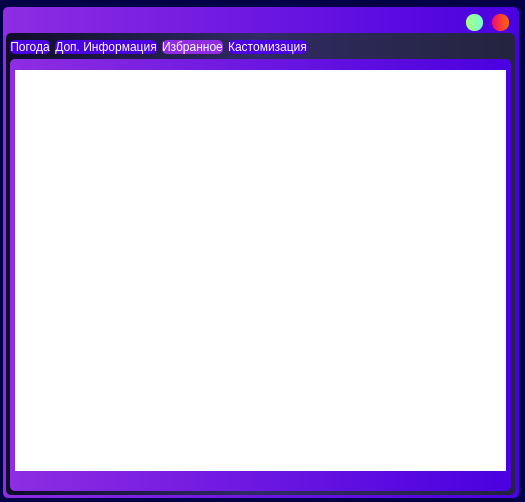
<?xml version="1.0" encoding="UTF-8"?>
<ui version="4.0">
 <class>MainWindow</class>
 <widget class="QMainWindow" name="MainWindow">
  <property name="geometry">
   <rect>
    <x>0</x>
    <y>0</y>
    <width>525</width>
    <height>502</height>
   </rect>
  </property>
  <property name="windowTitle">
   <string>MainWindow</string>
  </property>
  <property name="styleSheet">
   <string notr="true">QMainWindow
{
	background-color: #000046
}


QWidget
{
	border-radius: 10px;
}

QLable
{
	color: white;
}

QPushButton
{
	background-color: Black;
	color: white;
	border-radius: 5px;
}

QPushButton::hover
{
	background-color: rgba(63, 94, 251, 255);
	color: white;
	border-radius: 5px;
	min-width: 40ex;
	min-height: 10ex;
}

QRadioButton
{
	color: white;
}</string>
  </property>
  <widget class="QWidget" name="centralwidget">
   <widget class="QFrame" name="frame">
    <property name="geometry">
     <rect>
      <x>3</x>
      <y>7</y>
      <width>516</width>
      <height>491</height>
     </rect>
    </property>
    <property name="styleSheet">
     <string notr="true">QFrame {
	background-color: qlineargradient(spread:pad, x1:0, y1:0, x2:1, y2:0, stop:0 rgba(142, 45, 226, 255), stop:1 rgba(74, 0, 224, 255));
	border-radius: 5px
}</string>
    </property>
    <property name="frameShape">
     <enum>QFrame::StyledPanel</enum>
    </property>
    <property name="frameShadow">
     <enum>QFrame::Raised</enum>
    </property>
    <widget class="QWidget" name="gridLayoutWidget">
     <property name="geometry">
      <rect>
       <x>460</x>
       <y>0</y>
       <width>51</width>
       <height>31</height>
      </rect>
     </property>
     <layout class="QGridLayout" name="gridLayout">
      <item row="0" column="1">
       <widget class="QPushButton" name="exitButton">
        <property name="maximumSize">
         <size>
          <width>17</width>
          <height>17</height>
         </size>
        </property>
        <property name="toolTip">
         <string>Закрыть</string>
        </property>
        <property name="styleSheet">
         <string notr="true">QPushButton {
	background-color: qlineargradient(spread:pad, x1:0, y1:0, x2:1, y2:0, stop:0 rgba(238, 9, 121, 255), stop:1 rgba(255, 106, 0, 255));
	border-radius: 8px;
}
QPushButton::hover {
	background-color: qlineargradient(spread:pad, x1:0, y1:0, x2:1, y2:0, stop:0 rgba(238, 9, 121, 150), stop:1 rgba(255, 106, 0, 150));
}</string>
        </property>
        <property name="text">
         <string/>
        </property>
       </widget>
      </item>
      <item row="0" column="0">
       <widget class="QPushButton" name="minButton">
        <property name="maximumSize">
         <size>
          <width>17</width>
          <height>17</height>
         </size>
        </property>
        <property name="toolTip">
         <string>Свернуть</string>
        </property>
        <property name="styleSheet">
         <string notr="true">QPushButton {
	background-color: qlineargradient(spread:pad, x1:0, y1:0, x2:1, y2:0, stop:0 rgba(168, 255, 120, 255), stop:1 rgba(120, 255, 214, 255));
	border-radius: 8px;
}
QPushButton::hover {
	background-color: qlineargradient(spread:pad, x1:0, y1:0, x2:1, y2:0, stop:0 rgba(168, 255, 120, 150), stop:1 rgba(120, 255, 214, 150));
}</string>
        </property>
        <property name="text">
         <string/>
        </property>
       </widget>
      </item>
     </layout>
     <zorder>minButton</zorder>
     <zorder>exitButton</zorder>
    </widget>
   </widget>
   <widget class="QFrame" name="frame_2">
    <property name="geometry">
     <rect>
      <x>6</x>
      <y>33</y>
      <width>509</width>
      <height>462</height>
     </rect>
    </property>
    <property name="styleSheet">
     <string notr="true">QFrame {
	background-color: qlineargradient(spread:pad, x1:0, y1:0, x2:1, y2:0, stop:0 rgba(15, 12, 41, 255), stop:0.492537 rgba(48, 43, 99, 255), stop:1 rgba(36, 36, 62, 255));
	border-radius: 5px
}</string>
    </property>
    <property name="frameShape">
     <enum>QFrame::StyledPanel</enum>
    </property>
    <property name="frameShadow">
     <enum>QFrame::Raised</enum>
    </property>
   </widget>
   <widget class="QTabWidget" name="tabWidget">
    <property name="geometry">
     <rect>
      <x>10</x>
      <y>40</y>
      <width>501</width>
      <height>451</height>
     </rect>
    </property>
    <property name="styleSheet">
     <string notr="true">QTabWidget::pane
{
	border: 1px;
	border-radius: 5px;
	color: white;
	background-color: qlineargradient(spread:pad, x1:0, y1:0, x2:1, y2:0, stop:0 rgba(142, 45, 226, 255), stop:1 rgba(74, 0, 224, 255))
}

QTabBar::tab
{
	background: rgba(74, 0, 224, 255);
	min-width: 40ex;
	min-height: 10ex;
	margin-left: 5px;
	margin-bottom: 5px;
	border-radius: 5px;
	left: -5px;
	color: white
}

QTabBar::tab:selected
{
	background: rgba(142, 45, 226, 255)
}

QLabel
{
	color: black;
}</string>
    </property>
    <property name="currentIndex">
     <number>2</number>
    </property>
    <widget class="QWidget" name="WeatherTab">
     <attribute name="title">
      <string>Погода</string>
     </attribute>
     <widget class="QLabel" name="city_nameLabel">
      <property name="geometry">
       <rect>
        <x>20</x>
        <y>60</y>
        <width>549</width>
        <height>51</height>
       </rect>
      </property>
      <property name="font">
       <font>
        <pointsize>18</pointsize>
       </font>
      </property>
      <property name="text">
       <string>В городе сейчас</string>
      </property>
     </widget>
     <widget class="QLabel" name="degreesLabel">
      <property name="geometry">
       <rect>
        <x>30</x>
        <y>90</y>
        <width>261</width>
        <height>111</height>
       </rect>
      </property>
      <property name="font">
       <font>
        <pointsize>48</pointsize>
       </font>
      </property>
      <property name="text">
       <string>15*</string>
      </property>
     </widget>
     <widget class="QLabel" name="weather_typeLabel">
      <property name="geometry">
       <rect>
        <x>330</x>
        <y>110</y>
        <width>545</width>
        <height>41</height>
       </rect>
      </property>
      <property name="font">
       <font>
        <pointsize>14</pointsize>
       </font>
      </property>
      <property name="text">
       <string>Облачно</string>
      </property>
     </widget>
     <widget class="QLabel" name="feels_likeLabel">
      <property name="geometry">
       <rect>
        <x>330</x>
        <y>130</y>
        <width>545</width>
        <height>51</height>
       </rect>
      </property>
      <property name="font">
       <font>
        <pointsize>10</pointsize>
       </font>
      </property>
      <property name="text">
       <string>Ощущается как</string>
      </property>
     </widget>
     <widget class="QLabel" name="Image">
      <property name="geometry">
       <rect>
        <x>250</x>
        <y>100</y>
        <width>71</width>
        <height>71</height>
       </rect>
      </property>
      <property name="text">
       <string>Рисунок</string>
      </property>
      <property name="scaledContents">
       <bool>true</bool>
      </property>
     </widget>
     <widget class="QPushButton" name="favouriteButton">
      <property name="geometry">
       <rect>
        <x>340</x>
        <y>370</y>
        <width>151</width>
        <height>30</height>
       </rect>
      </property>
      <property name="text">
       <string>Добавить в избранное</string>
      </property>
     </widget>
     <widget class="QLineEdit" name="city_nameLine">
      <property name="geometry">
       <rect>
        <x>20</x>
        <y>30</y>
        <width>371</width>
        <height>31</height>
       </rect>
      </property>
      <property name="styleSheet">
       <string notr="true">QLineEdit
{
	border-radius: 5px;
}</string>
      </property>
      <property name="placeholderText">
       <string>Напишите название города, например &quot;Москва&quot;</string>
      </property>
     </widget>
     <widget class="QPushButton" name="searchButton">
      <property name="geometry">
       <rect>
        <x>399</x>
        <y>30</y>
        <width>91</width>
        <height>30</height>
       </rect>
      </property>
      <property name="text">
       <string>Найти город</string>
      </property>
     </widget>
     <widget class="QWidget" name="gridLayoutWidget_2">
      <property name="geometry">
       <rect>
        <x>70</x>
        <y>180</y>
        <width>271</width>
        <height>221</height>
       </rect>
      </property>
      <layout class="QGridLayout" name="gridLayout_2">
       <item row="1" column="0">
        <widget class="QLabel" name="wind_speedLabel">
         <property name="font">
          <font>
           <pointsize>11</pointsize>
          </font>
         </property>
         <property name="text">
          <string>Скорость ветра</string>
         </property>
        </widget>
       </item>
       <item row="0" column="0">
        <widget class="QLabel" name="humidityLabel">
         <property name="font">
          <font>
           <pointsize>11</pointsize>
          </font>
         </property>
         <property name="text">
          <string>Влажность воздуха</string>
         </property>
        </widget>
       </item>
       <item row="2" column="0">
        <widget class="QLabel" name="visibilityLabel">
         <property name="font">
          <font>
           <pointsize>11</pointsize>
          </font>
         </property>
         <property name="text">
          <string>Видимость</string>
         </property>
        </widget>
       </item>
       <item row="3" column="0">
        <widget class="QLabel" name="pressureLabel">
         <property name="font">
          <font>
           <pointsize>11</pointsize>
          </font>
         </property>
         <property name="text">
          <string>Давление</string>
         </property>
        </widget>
       </item>
      </layout>
     </widget>
     <widget class="QLabel" name="wind_speedImage">
      <property name="geometry">
       <rect>
        <x>10</x>
        <y>240</y>
        <width>41</width>
        <height>41</height>
       </rect>
      </property>
      <property name="text">
       <string>Ветер</string>
      </property>
      <property name="scaledContents">
       <bool>true</bool>
      </property>
     </widget>
     <widget class="QLabel" name="visibilityImage">
      <property name="geometry">
       <rect>
        <x>10</x>
        <y>300</y>
        <width>41</width>
        <height>41</height>
       </rect>
      </property>
      <property name="text">
       <string>Глаз</string>
      </property>
      <property name="scaledContents">
       <bool>true</bool>
      </property>
     </widget>
     <widget class="QLabel" name="pressureImage">
      <property name="geometry">
       <rect>
        <x>10</x>
        <y>360</y>
        <width>41</width>
        <height>41</height>
       </rect>
      </property>
      <property name="text">
       <string>Давл</string>
      </property>
      <property name="scaledContents">
       <bool>true</bool>
      </property>
     </widget>
     <widget class="QLabel" name="humidityImage">
      <property name="geometry">
       <rect>
        <x>10</x>
        <y>190</y>
        <width>41</width>
        <height>41</height>
       </rect>
      </property>
      <property name="text">
       <string>Капелька</string>
      </property>
      <property name="scaledContents">
       <bool>true</bool>
      </property>
     </widget>
     <widget class="QLabel" name="errorLabel">
      <property name="geometry">
       <rect>
        <x>23</x>
        <y>102</y>
        <width>361</width>
        <height>151</height>
       </rect>
      </property>
      <property name="font">
       <font>
        <pointsize>20</pointsize>
       </font>
      </property>
      <property name="text">
       <string>Добро пожаловать!</string>
      </property>
     </widget>
    </widget>
    <widget class="QWidget" name="InfoTab">
     <attribute name="title">
      <string>Доп. Информация</string>
     </attribute>
     <widget class="QLabel" name="sunriseLabel">
      <property name="geometry">
       <rect>
        <x>10</x>
        <y>320</y>
        <width>471</width>
        <height>41</height>
       </rect>
      </property>
      <property name="font">
       <font>
        <pointsize>12</pointsize>
       </font>
      </property>
      <property name="text">
       <string>23562 seth</string>
      </property>
     </widget>
     <widget class="QLabel" name="sunsetLabel">
      <property name="geometry">
       <rect>
        <x>10</x>
        <y>360</y>
        <width>471</width>
        <height>41</height>
       </rect>
      </property>
      <property name="font">
       <font>
        <pointsize>12</pointsize>
       </font>
      </property>
      <property name="text">
       <string>23562 seth</string>
      </property>
     </widget>
     <widget class="QWidget" name="gridLayoutWidget_3">
      <property name="geometry">
       <rect>
        <x>10</x>
        <y>40</y>
        <width>361</width>
        <height>275</height>
       </rect>
      </property>
      <layout class="QGridLayout" name="gridLayout_3">
       <item row="4" column="0">
        <widget class="QLabel" name="day5_label">
         <property name="font">
          <font>
           <pointsize>14</pointsize>
          </font>
         </property>
         <property name="text">
          <string>TextLabel</string>
         </property>
        </widget>
       </item>
       <item row="2" column="0">
        <widget class="QLabel" name="day3_label">
         <property name="font">
          <font>
           <pointsize>14</pointsize>
          </font>
         </property>
         <property name="text">
          <string>TextLabel</string>
         </property>
        </widget>
       </item>
       <item row="6" column="0">
        <widget class="QLabel" name="day7_label">
         <property name="font">
          <font>
           <pointsize>14</pointsize>
          </font>
         </property>
         <property name="text">
          <string>TextLabel</string>
         </property>
        </widget>
       </item>
       <item row="3" column="0">
        <widget class="QLabel" name="day4_label">
         <property name="font">
          <font>
           <pointsize>14</pointsize>
          </font>
         </property>
         <property name="text">
          <string>TextLabel</string>
         </property>
        </widget>
       </item>
       <item row="5" column="0">
        <widget class="QLabel" name="day6_label">
         <property name="font">
          <font>
           <pointsize>14</pointsize>
          </font>
         </property>
         <property name="text">
          <string>TextLabel</string>
         </property>
        </widget>
       </item>
       <item row="1" column="0">
        <widget class="QLabel" name="day2_label">
         <property name="font">
          <font>
           <pointsize>14</pointsize>
          </font>
         </property>
         <property name="text">
          <string>TextLabel</string>
         </property>
        </widget>
       </item>
       <item row="0" column="0">
        <widget class="QLabel" name="day1_label">
         <property name="font">
          <font>
           <pointsize>14</pointsize>
          </font>
         </property>
         <property name="text">
          <string>TextLabel</string>
         </property>
        </widget>
       </item>
       <item row="0" column="1">
        <widget class="QLabel" name="temp1_label">
         <property name="font">
          <font>
           <pointsize>14</pointsize>
          </font>
         </property>
         <property name="text">
          <string>TextLabel</string>
         </property>
        </widget>
       </item>
       <item row="1" column="1">
        <widget class="QLabel" name="temp2_label">
         <property name="font">
          <font>
           <pointsize>14</pointsize>
          </font>
         </property>
         <property name="text">
          <string>TextLabel</string>
         </property>
        </widget>
       </item>
       <item row="2" column="1">
        <widget class="QLabel" name="temp3_label">
         <property name="font">
          <font>
           <pointsize>14</pointsize>
          </font>
         </property>
         <property name="text">
          <string>TextLabel</string>
         </property>
        </widget>
       </item>
       <item row="3" column="1">
        <widget class="QLabel" name="temp4_label">
         <property name="font">
          <font>
           <pointsize>14</pointsize>
          </font>
         </property>
         <property name="text">
          <string>TextLabel</string>
         </property>
        </widget>
       </item>
       <item row="4" column="1">
        <widget class="QLabel" name="temp5_label">
         <property name="font">
          <font>
           <pointsize>14</pointsize>
          </font>
         </property>
         <property name="text">
          <string>TextLabel</string>
         </property>
        </widget>
       </item>
       <item row="5" column="1">
        <widget class="QLabel" name="temp6_label">
         <property name="font">
          <font>
           <pointsize>14</pointsize>
          </font>
         </property>
         <property name="text">
          <string>TextLabel</string>
         </property>
        </widget>
       </item>
       <item row="6" column="1">
        <widget class="QLabel" name="temp7_label">
         <property name="font">
          <font>
           <pointsize>14</pointsize>
          </font>
         </property>
         <property name="text">
          <string>TextLabel</string>
         </property>
        </widget>
       </item>
      </layout>
     </widget>
     <widget class="QLabel" name="forecastLabel">
      <property name="geometry">
       <rect>
        <x>10</x>
        <y>10</y>
        <width>221</width>
        <height>31</height>
       </rect>
      </property>
      <property name="font">
       <font>
        <pointsize>10</pointsize>
        <weight>75</weight>
        <bold>true</bold>
       </font>
      </property>
      <property name="text">
       <string>Прогноз на 7 дней</string>
      </property>
     </widget>
     <widget class="QLabel" name="Image1">
      <property name="geometry">
       <rect>
        <x>339</x>
        <y>40</y>
        <width>31</width>
        <height>33</height>
       </rect>
      </property>
      <property name="text">
       <string>TextLabel</string>
      </property>
      <property name="scaledContents">
       <bool>true</bool>
      </property>
     </widget>
     <widget class="QLabel" name="Image2">
      <property name="geometry">
       <rect>
        <x>339</x>
        <y>80</y>
        <width>31</width>
        <height>33</height>
       </rect>
      </property>
      <property name="text">
       <string>TextLabel</string>
      </property>
      <property name="scaledContents">
       <bool>true</bool>
      </property>
     </widget>
     <widget class="QLabel" name="Image3">
      <property name="geometry">
       <rect>
        <x>339</x>
        <y>120</y>
        <width>31</width>
        <height>33</height>
       </rect>
      </property>
      <property name="text">
       <string>TextLabel</string>
      </property>
      <property name="scaledContents">
       <bool>true</bool>
      </property>
     </widget>
     <widget class="QLabel" name="Image4">
      <property name="geometry">
       <rect>
        <x>339</x>
        <y>160</y>
        <width>31</width>
        <height>33</height>
       </rect>
      </property>
      <property name="text">
       <string>TextLabel</string>
      </property>
      <property name="scaledContents">
       <bool>true</bool>
      </property>
     </widget>
     <widget class="QLabel" name="Image5">
      <property name="geometry">
       <rect>
        <x>339</x>
        <y>200</y>
        <width>31</width>
        <height>33</height>
       </rect>
      </property>
      <property name="text">
       <string>TextLabel</string>
      </property>
      <property name="scaledContents">
       <bool>true</bool>
      </property>
     </widget>
     <widget class="QLabel" name="Image6">
      <property name="geometry">
       <rect>
        <x>339</x>
        <y>240</y>
        <width>31</width>
        <height>33</height>
       </rect>
      </property>
      <property name="text">
       <string>TextLabel</string>
      </property>
      <property name="scaledContents">
       <bool>true</bool>
      </property>
     </widget>
     <widget class="QLabel" name="Image7">
      <property name="geometry">
       <rect>
        <x>339</x>
        <y>280</y>
        <width>31</width>
        <height>33</height>
       </rect>
      </property>
      <property name="text">
       <string>TextLabel</string>
      </property>
      <property name="scaledContents">
       <bool>true</bool>
      </property>
     </widget>
    </widget>
    <widget class="QWidget" name="FavoritesTab">
     <attribute name="title">
      <string>Избранное</string>
     </attribute>
     <widget class="QTableView" name="FavoriteTableView">
      <property name="geometry">
       <rect>
        <x>5</x>
        <y>11</y>
        <width>491</width>
        <height>401</height>
       </rect>
      </property>
      <property name="lineWidth">
       <number>1</number>
      </property>
      <property name="midLineWidth">
       <number>0</number>
      </property>
      <property name="dragEnabled">
       <bool>true</bool>
      </property>
      <attribute name="horizontalHeaderCascadingSectionResizes">
       <bool>false</bool>
      </attribute>
      <attribute name="horizontalHeaderDefaultSectionSize">
       <number>245</number>
      </attribute>
      <attribute name="horizontalHeaderShowSortIndicator" stdset="0">
       <bool>false</bool>
      </attribute>
      <attribute name="verticalHeaderVisible">
       <bool>false</bool>
      </attribute>
      <attribute name="verticalHeaderCascadingSectionResizes">
       <bool>false</bool>
      </attribute>
      <attribute name="verticalHeaderShowSortIndicator" stdset="0">
       <bool>false</bool>
      </attribute>
      <attribute name="verticalHeaderStretchLastSection">
       <bool>false</bool>
      </attribute>
     </widget>
    </widget>
    <widget class="QWidget" name="CustomTab">
     <attribute name="title">
      <string>Кастомизация</string>
     </attribute>
     <widget class="QWidget" name="verticalLayoutWidget">
      <property name="geometry">
       <rect>
        <x>20</x>
        <y>30</y>
        <width>160</width>
        <height>151</height>
       </rect>
      </property>
      <layout class="QVBoxLayout" name="verticalLayout_2">
       <item>
        <widget class="QRadioButton" name="celsius_radioButton">
         <property name="text">
          <string>Метрическая система</string>
         </property>
        </widget>
       </item>
       <item>
        <widget class="QRadioButton" name="fahrenheit_radioButton">
         <property name="text">
          <string>Имперская система</string>
         </property>
        </widget>
       </item>
       <item>
        <widget class="QRadioButton" name="kelvin_radioButton">
         <property name="text">
          <string>Стандартная система</string>
         </property>
        </widget>
       </item>
      </layout>
     </widget>
     <widget class="QPushButton" name="background_colorButton">
      <property name="geometry">
       <rect>
        <x>190</x>
        <y>50</y>
        <width>299</width>
        <height>31</height>
       </rect>
      </property>
      <property name="font">
       <font>
        <pointsize>9</pointsize>
       </font>
      </property>
      <property name="text">
       <string>Выбрать цвет фона</string>
      </property>
     </widget>
     <widget class="QPushButton" name="colorButton">
      <property name="geometry">
       <rect>
        <x>190</x>
        <y>90</y>
        <width>299</width>
        <height>31</height>
       </rect>
      </property>
      <property name="font">
       <font>
        <pointsize>9</pointsize>
       </font>
      </property>
      <property name="text">
       <string>Выбрать цвет кнопок</string>
      </property>
     </widget>
     <widget class="QPushButton" name="font_colorButton">
      <property name="geometry">
       <rect>
        <x>190</x>
        <y>130</y>
        <width>299</width>
        <height>31</height>
       </rect>
      </property>
      <property name="font">
       <font>
        <pointsize>9</pointsize>
       </font>
      </property>
      <property name="text">
       <string>Выбрать цвет текста</string>
      </property>
     </widget>
     <widget class="QLineEdit" name="fontLine">
      <property name="geometry">
       <rect>
        <x>20</x>
        <y>200</y>
        <width>331</width>
        <height>31</height>
       </rect>
      </property>
      <property name="text">
       <string/>
      </property>
      <property name="dragEnabled">
       <bool>false</bool>
      </property>
      <property name="placeholderText">
       <string>Выбрать шрифт...</string>
      </property>
     </widget>
     <widget class="QPushButton" name="fontButton">
      <property name="geometry">
       <rect>
        <x>360</x>
        <y>200</y>
        <width>131</width>
        <height>30</height>
       </rect>
      </property>
      <property name="font">
       <font>
        <pointsize>8</pointsize>
       </font>
      </property>
      <property name="text">
       <string>Поставить шрифт</string>
      </property>
     </widget>
    </widget>
   </widget>
  </widget>
 </widget>
 <resources/>
 <connections/>
</ui>
